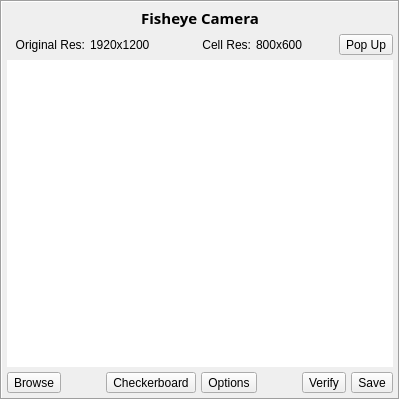
    <widget class="QFrame" name="frame_view">
     <property name="sizePolicy">
      <sizepolicy hsizetype="Expanding" vsizetype="Preferred">
       <horstretch>0</horstretch>
       <verstretch>0</verstretch>
      </sizepolicy>
     </property>
     <property name="minimumSize">
      <size>
       <width>400</width>
       <height>400</height>
      </size>
     </property>
     <property name="frameShape">
      <enum>QFrame::Shape::Box</enum>
     </property>
     <property name="frameShadow">
      <enum>QFrame::Shadow::Sunken</enum>
     </property>
     <layout class="QVBoxLayout" name="verticalLayout">
      <property name="spacing">
       <number>5</number>
      </property>
      <property name="leftMargin">
       <number>5</number>
      </property>
      <property name="topMargin">
       <number>5</number>
      </property>
      <property name="rightMargin">
       <number>5</number>
      </property>
      <property name="bottomMargin">
       <number>5</number>
      </property>
      <item>
       <widget class="QLabel" name="label_fisheye">
        <property name="sizePolicy">
         <sizepolicy hsizetype="Preferred" vsizetype="Maximum">
          <horstretch>0</horstretch>
          <verstretch>0</verstretch>
         </sizepolicy>
        </property>
        <property name="font">
         <font>
          <family>Noto Sans</family>
          <pointsize>11</pointsize>
          <bold>true</bold>
         </font>
        </property>
        <property name="text">
         <string>Fisheye Camera</string>
        </property>
        <property name="alignment">
         <set>Qt::AlignmentFlag::AlignCenter</set>
        </property>
       </widget>
      </item>
      <item>
       <widget class="QWidget" name="cam_res" native="true">
        <property name="sizePolicy">
         <sizepolicy hsizetype="Preferred" vsizetype="Maximum">
          <horstretch>0</horstretch>
          <verstretch>0</verstretch>
         </sizepolicy>
        </property>
        <layout class="QHBoxLayout" name="horizontalLayout_3">
         <property name="spacing">
          <number>5</number>
         </property>
         <property name="leftMargin">
          <number>0</number>
         </property>
         <property name="topMargin">
          <number>0</number>
         </property>
         <property name="rightMargin">
          <number>0</number>
         </property>
         <property name="bottomMargin">
          <number>0</number>
         </property>
         <item>
          <widget class="QLabel" name="label_res_org">
           <property name="text">
            <string>Original Res:</string>
           </property>
           <property name="alignment">
            <set>Qt::AlignmentFlag::AlignRight|Qt::AlignmentFlag::AlignTrailing|Qt::AlignmentFlag::AlignVCenter</set>
           </property>
          </widget>
         </item>
         <item>
          <widget class="QLabel" name="res_org">
           <property name="frameShape">
            <enum>QFrame::Shape::NoFrame</enum>
           </property>
           <property name="frameShadow">
            <enum>QFrame::Shadow::Plain</enum>
           </property>
           <property name="text">
            <string>1920x1200</string>
           </property>
          </widget>
         </item>
         <item>
          <widget class="QLabel" name="label_res_cell">
           <property name="text">
            <string>Cell Res:</string>
           </property>
           <property name="alignment">
            <set>Qt::AlignmentFlag::AlignRight|Qt::AlignmentFlag::AlignTrailing|Qt::AlignmentFlag::AlignVCenter</set>
           </property>
          </widget>
         </item>
         <item>
          <widget class="QLabel" name="res_cell">
           <property name="text">
            <string>800x600</string>
           </property>
          </widget>
         </item>
         <item>
          <widget class="QToolButton" name="btn_cam_popup">
           <property name="text">
            <string>Pop Up</string>
           </property>
          </widget>
         </item>
        </layout>
       </widget>
      </item>
      <item>
       <widget class="QLabel" name="image_fisheye">
        <property name="styleSheet">
         <string notr="true">background-color: rgb(255, 255, 255);</string>
        </property>
        <property name="text">
         <string/>
        </property>
       </widget>
      </item>
      <item>
       <widget class="QWidget" name="view_button" native="true">
        <property name="sizePolicy">
         <sizepolicy hsizetype="Preferred" vsizetype="Maximum">
          <horstretch>0</horstretch>
          <verstretch>0</verstretch>
         </sizepolicy>
        </property>
        <layout class="QHBoxLayout" name="horizontalLayout">
         <property name="spacing">
          <number>5</number>
         </property>
         <property name="leftMargin">
          <number>0</number>
         </property>
         <property name="topMargin">
          <number>0</number>
         </property>
         <property name="rightMargin">
          <number>0</number>
         </property>
         <property name="bottomMargin">
          <number>0</number>
         </property>
         <item>
          <widget class="QToolButton" name="btn_browse">
           <property name="text">
            <string>Browse</string>
           </property>
          </widget>
         </item>
         <item>
          <spacer name="horizontalSpacer_3">
           <property name="orientation">
            <enum>Qt::Orientation::Horizontal</enum>
           </property>
           <property name="sizeHint" stdset="0">
            <size>
             <width>40</width>
             <height>20</height>
            </size>
           </property>
          </spacer>
         </item>
         <item>
          <widget class="QToolButton" name="btn_checkboard">
           <property name="text">
            <string>Checkerboard</string>
           </property>
          </widget>
         </item>
         <item>
          <widget class="QToolButton" name="btn_properties">
           <property name="text">
            <string>Options</string>
           </property>
          </widget>
         </item>
         <item>
          <spacer name="horizontalSpacer_2">
           <property name="orientation">
            <enum>Qt::Orientation::Horizontal</enum>
           </property>
           <property name="sizeHint" stdset="0">
            <size>
             <width>40</width>
             <height>20</height>
            </size>
           </property>
          </spacer>
         </item>
         <item>
          <widget class="QToolButton" name="btn_verify">
           <property name="text">
            <string>Verify</string>
           </property>
          </widget>
         </item>
         <item>
          <widget class="QToolButton" name="btn_save">
           <property name="text">
            <string>Save</string>
           </property>
          </widget>
         </item>
        </layout>
       </widget>
      </item>
     </layout>
    </widget>
